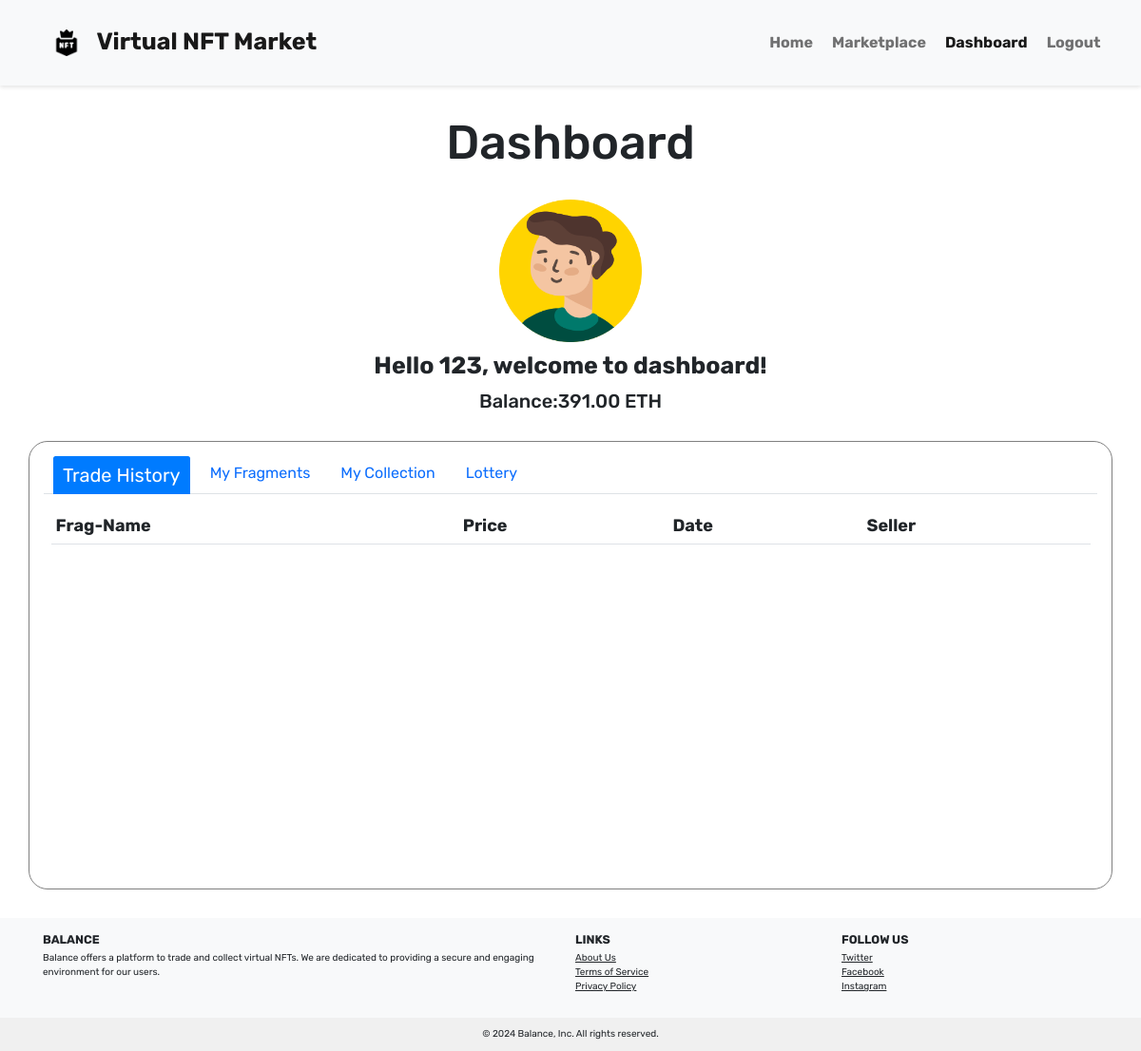
/dashboard (signed in), run on an earlier commit of the app's database.
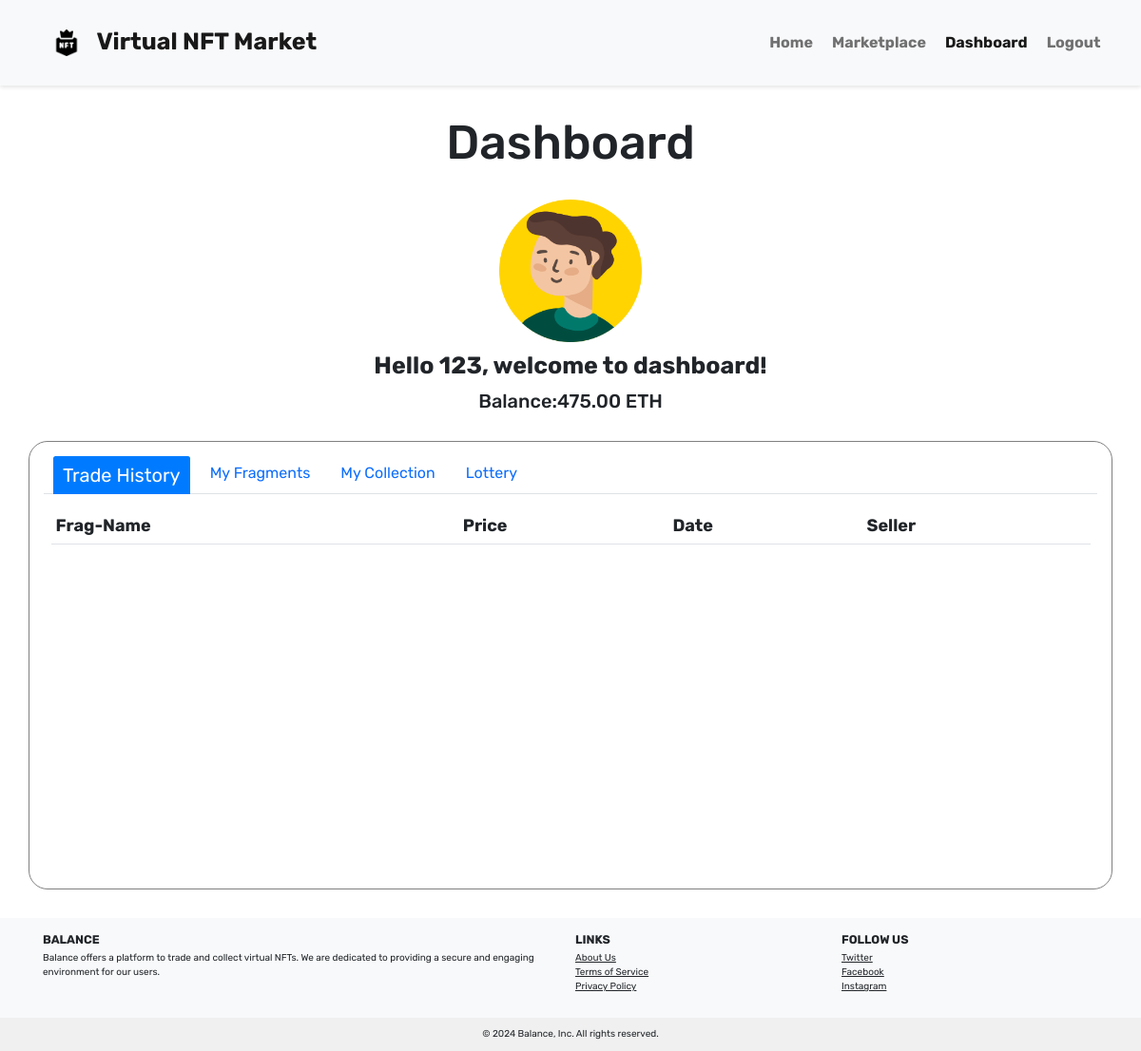
And on a later commit of the database.
### app/models.py (models this page shows, shortened)
class User(db.Model, UserMixin):
    __tablename__ = 'users'
    id = db.Column(db.Integer, primary_key=True)
    username = db.Column(db.String(64), unique=True, nullable=False)
    email = db.Column(db.String(255), unique=True, nullable=False)
    passwd_hash = db.Column(db.String(255), nullable=False)
    balance = db.Column(db.Numeric(10, 2), default=50.00, nullable=False)
    user_fragments = db.relationship('Fragment', lazy='select')
    user_transactions = db.relationship('Trade', lazy='select')
    __table_args__ = (
        db.CheckConstraint('balance >= 0 AND balance < 100000', name='check_balance'),
    )

### app/Blueprint/pages/pages.py (the view)
@pages_bp.route('/dashboard', methods=['GET'])
@login_required
def dashboard():
    trade_history = db.session.query(
        TradeHistory.trade_id,
        TradeHistory.frag_id,
        TradeHistory.frag_name,
        TradeHistory.price,
        TradeHistory.transaction_time,
        User.username.label('seller_username'),
    ).join(User, User.id == TradeHistory.seller).filter(TradeHistory.buyer == current_user.id).all()
    fragments=current_user.user_fragments
    collections = NFT.query.filter_by(completed=1, owner=current_user.id).all()
    available_fragments = Fragment.query.filter_by(owner=0).all()
    return render_template('dashboard.html', trade_history=trade_history, fragments=fragments, collections=collections, available_fragments=available_fragments)

### app/models.py (called while the page is built)
    @hybrid_property
    def trade_price(self):
        if self.trade:
            return 'For Sale', self.trade.get_price()
        return 'Not For Sale', -1

    @hybrid_property
    def name(self):
        if 'static/outputs/' in self.path:
            file_name_with_extension = self.path.split('static/outputs/')[-1]
            file_name, _ = os.path.splitext(file_name_with_extension)
            return file_name
        return None

    def get_price(self):
        return self.price

### templates/dashboard.html (shortened to what this page needs)
<!DOCTYPE html>
<html lang="en">
    <head>
         <link href="https://cdn.bootcss.com/bootstrap/5.1.3/css/bootstrap.min.css" rel="stylesheet">
        <link href="{{ url_for('static', filename='css/main.css') }}" rel="stylesheet">
        <link href="{{ url_for('static', filename='css/dashboard.css') }}" rel="stylesheet">
    </head>
    <body>
        <nav class="navbar navbar-expand-md navbar-light bg-light">
            <div class="container-fluid">
                <a class="navbar-brand ps-5" href="{{ url_for('pages.index') }}"><img class="logo" alt="nft-logo" src="{{ url_for('static', filename='images/logo.png') }}">Virtual NFT Market</a>
                <div class="collapse navbar-collapse justify-content-end pe-5" id="navbarNav">
                    <ul class="navbar-nav">
                        <li class="nav-item">
                            <a class="nav-link" aria-current="page" href="{{ url_for('pages.index') }}"><b>Home</b></a >
                        </li>
                        <li class="nav-item">
                            <a class="nav-link" href="{{ url_for('pages.marketplace') }}"><b>Marketplace</b></a >
                        </li>
                        <li class="nav-item">
                            <a class="nav-link active" href="{{ url_for('pages.dashboard') }}"><b>Dashboard</b></a>
                        </li>
                        <li class="nav-item">
                            <a class="nav-link" href="{{ url_for('auth.logout') }}"><b>Logout</b></a >
                        </li>
                    </ul>
                </div>
            </div>
        </nav>
        <div class="user-info">
            <h1 class="mt-5 mb-5 text-center">Dashboard</h1>
            <div class="info-head mb-5">
                <div class="d-flex align-items-center justify-content-center flex-column">
                    <div class="mb-3">
                        <img src="{{ url_for('static', filename='images/seller8.png') }}" class="user-img d-block" alt="seller-8">
                    </div>
                </div>
                <h3 class="welcome-message text-center">Hello {{ current_user.username }}, welcome to dashboard!</h3>
                <h4 class="balance-info text-center" id="user_balance">Balance:{{ '%.2f'|format(current_user.balance) }} ETH</h4>
            </div>
            <div class="container nav-container p-4">
                <ul class="nav nav-tabs" role="tablist">
                    <li class="nav-item">
                        <a class="nav-link active" data-bs-toggle="tab" href="#my-trade">Trade History</a>
                    </li>
                    <li class="nav-item">
                        <a class="nav-link" data-bs-toggle="tab" href="#my-fragments">My Fragments</a>
                    </li>
                    <li class="nav-item">
                        <a class="nav-link" data-bs-toggle="tab" href="#my-collection">My Collection</a>
                    </li>
                    <li class="nav-item">
                        <a class="nav-link" data-bs-toggle="tab" href="#lottery">Lottery</a>
                    </li>
                </ul>
                <div class="tab-content">
                    <div id="my-trade" class="container tab-pane active"><br>
                        <table class="table">
                            <thead>
                                <tr>
                                    <th>Frag-Name</th>
                                    <th>Price</th>
                                    <th>Date</th>
                                    <th>Seller</th>
                                </tr>
                            </thead>
                        </table>
                    </div>
                </div>
            </div>
        </div>
        <footer class="bg-light text-center text-lg-start mt-5">
            <div class="container p-4">
                <div class="row align-items-start g-3">
                    <div class="col-lg-6 col-md-12">
                        <h5 class="text-uppercase fw-bold">Balance</h5>
                        <p>
                            Balance offers a platform to trade and collect virtual NFTs. We are dedicated to providing a secure and engaging environment for our users.
                        </p>
                    </div>
                    <div class="col-lg-3 col-md-6">
                        <h5 class="text-uppercase fw-bold">Links</h5>
                        <ul class="list-unstyled mb-0">
                            <li><a href="{{ url_for('pages.about') }}" class="text-dark">About Us</a></li>
                            <li><a href="{{ url_for('pages.terms') }}" class="text-dark">Terms of Service</a></li>
                            <li><a href="{{ url_for('pages.privacy') }}" class="text-dark">Privacy Policy</a></li>
                        </ul>
                    </div>
                    <div class="col-lg-3 col-md-6">
                        <h5 class="text-uppercase fw-bold">Follow Us</h5>
                        <ul class="list-unstyled">
                            <li><a href="#!" class="text-dark">Twitter</a></li>
                            <li><a href="#!" class="text-dark">Facebook</a></li>
                            <li><a href="#!" class="text-dark">Instagram</a></li>
                        </ul>
                    </div>
                </div>
            </div>
            <div class="text-center p-3" style="background-color: #f0f0f0;">
                © 2024 Balance, Inc. All rights reserved.
            </div>
        </footer>
    </body>
</html>

### static/css/main.css (style rules this page uses)
* { margin:0; padding: 0; box-sizing: border-box; }
html { font-size: 62.5%; }
html,body,a,h1,h2,h3,h4,h5,h6,p,td,li { font-family: "Rubik",sans-serif }
.logo { height: 6.4rem; padding:1.8rem; }
.navbar { padding: 10px 0; box-shadow: 0 2px 4px rgba(0, 0, 0, 0.1); }
.navbar-brand { font-size: 2.5rem; font-weight: bold; }
.nav-link { font-size: 1.6rem; margin-left: 1rem; }

### static/css/dashboard.css (style rules this page uses)
.user-img { height:15rem; width:15rem; }
.user-info h1 { font-size: 5rem; }
.welcome-message { font-size: 2.5rem; font-weight: bold; margin-bottom: 1rem; }
.balance-info { font-size: 2rem; }
.tab-content { height: 40rem; width: auto; overflow-y: auto; }
th, td { font-size: 1.8rem; text-align: left; vertical-align: middle; }
.nav-container { border:1px solid grey; border-radius: 2rem; }
.nav-tabs .nav-link.active { font-size: 2rem; background-color: #007bff; color: white; border: none; }

What changed in the data, as far as the page shows it:
changed User: balance "391.00" → "475.00"
